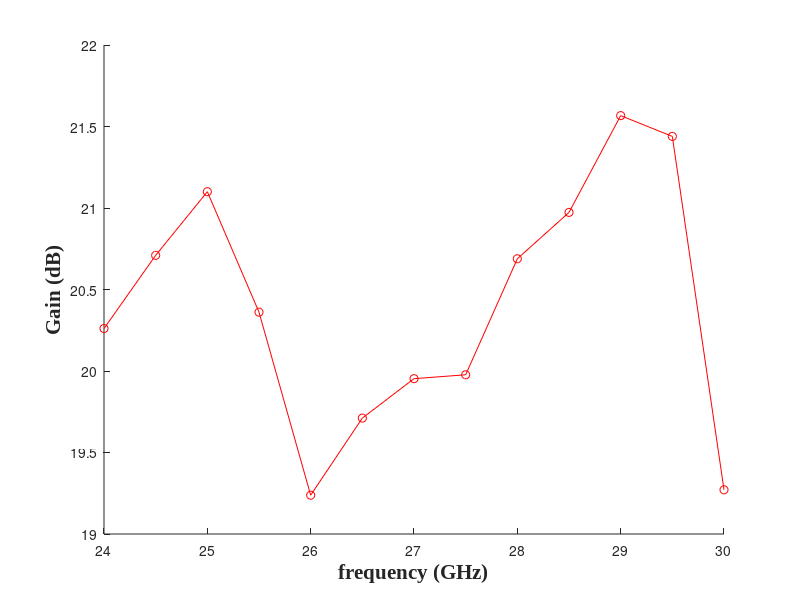
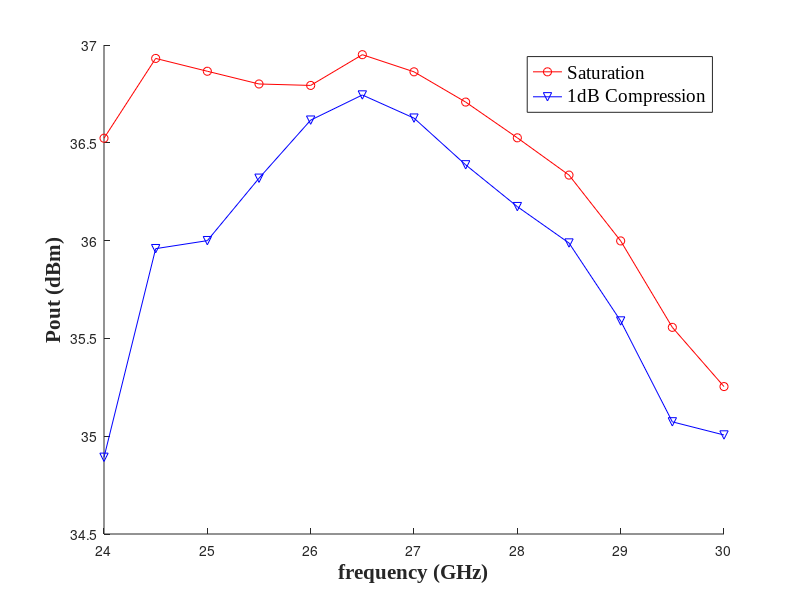
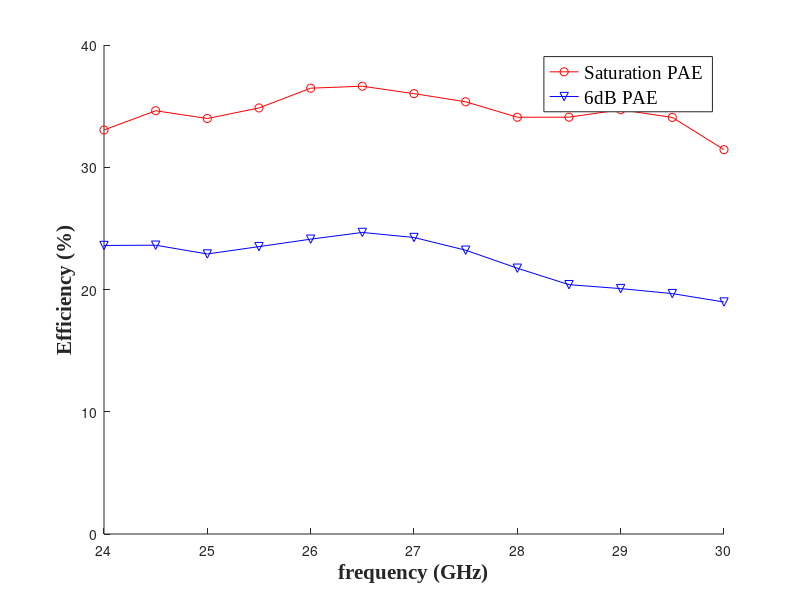
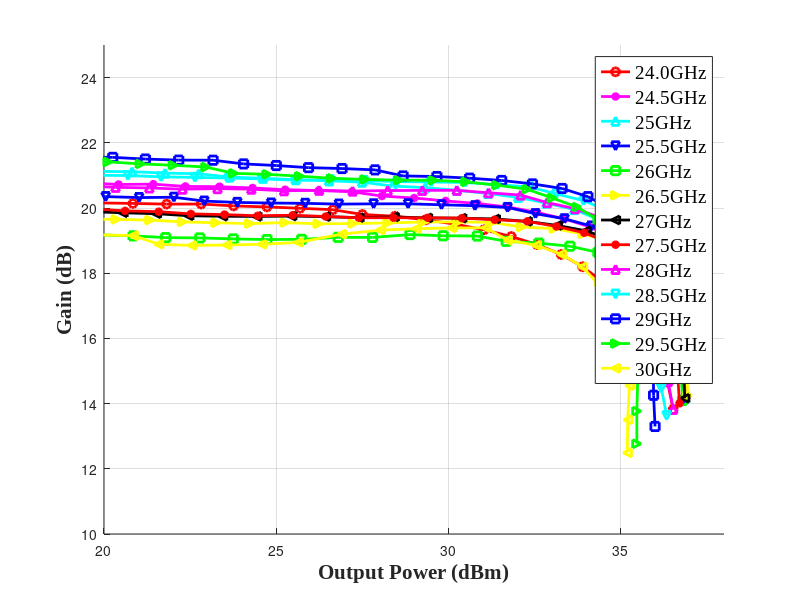

Here is the MATLAB script that generated these plots, in order:
clc
clear
close all
%
% load('PA_data_Pulse2022-10-26-15-38.mat')
% performance1=Performan_PA;
% Performan_PA=[];
% 
% load('PA_data_Pulse2022-10-26-16-08.mat')
% performance2=Performan_PA;
% Performan_PA=[];
% 
% load('PA_data_Pulse2022-10-26-16-19.mat')
% performance3=Performan_PA;
% save('NDPA.mat','performance1','performance2','performance3');
load('NDPA.mat');

f_start =24.0e9;
f_stop =30e9;
f_step =0.5e9;
% desired characterization power range (in dBm) at the output of the driver

p_min1 = -35;
p_max1 = -25;
p_step = 1;
%
p_min2 = -25;
p_max2 = -16;
%
p_min3 = -16;
p_max3 = -10;

Pout_real1=[]; Pout_real2=[]; Pout_real3=[];

n=2;
for freq=f_start:f_step:f_stop
    f_idx = 1+(freq-f_start)/f_step;
    for p_target=p_min1:p_step:p_max1
        p_idx = 1+(p_target-p_min1)/p_step;
        Pin_real1(p_idx,f_idx)=performance1(p_idx+n-1,1);
        Pout_real1(p_idx,f_idx)=performance1(p_idx+n-1,5);   
        Gain_real1(p_idx,f_idx)=performance1(p_idx+n-1,6);
        DE_real1(p_idx,f_idx)=performance1(p_idx+n-1,7);
        PAE_real1(p_idx,f_idx)=performance1(p_idx+n-1,8);  
  %       Att_out(f_idx)=Mea_Attenuator_MMWave_2(freq);
    end
    n=n+30;
end
n=2;
for freq=f_start:f_step:f_stop
    f_idx = 1+(freq-f_start)/f_step;
    for p_target=p_min2:p_step:p_max2
        p_idx = 1+(p_target-p_min2)/p_step;
        Pin_real2(p_idx,f_idx)=performance2(p_idx+n-1,1);
        Pout_real2(p_idx,f_idx)=performance2(p_idx+n-1,5);   
        Gain_real2(p_idx,f_idx)=performance2(p_idx+n-1,6);
        DE_real2(p_idx,f_idx)=performance2(p_idx+n-1,7);
        PAE_real2(p_idx,f_idx)=performance2(p_idx+n-1,8);  
  %       Att_out(f_idx)=Mea_Attenuator_MMWave_2(freq);
    end
    n=n+30;
end
n=2;
for freq=f_start:f_step:f_stop
    f_idx = 1+(freq-f_start)/f_step;
    for p_target=p_min3:p_step:p_max3
        p_idx = 1+(p_target-p_min3)/p_step;
        Pin_real3(p_idx,f_idx)=performance3(p_idx+n-1,1);
        Pout_real3(p_idx,f_idx)=performance3(p_idx+n-1,5);   
        Gain_real3(p_idx,f_idx)=performance3(p_idx+n-1,6);
        DE_real3(p_idx,f_idx)=performance3(p_idx+n-1,7);
        PAE_real3(p_idx,f_idx)=performance3(p_idx+n-1,8);  
  %       Att_out(f_idx)=Mea_Attenuator_MMWave_2(freq);
    end
    n=n+30;
end
[N1,N2]=size(Pin_real2);
Pin_real=[]
Pin_real=[Pin_real1;Pin_real2(2:N1-1,:);Pin_real3];
Pout_real=[Pout_real1;Pout_real2(2:N1-1,:);Pout_real3];
Gain_real=[Gain_real1;Gain_real2(2:N1-1,:);Gain_real3];
DE_real=[DE_real1;DE_real2(2:N1-1,:);DE_real3];
PAE_real=[PAE_real1;PAE_real2(2:N1-1,:);PAE_real3];

%% Interpolate the DE and PAE to find 6dB Back-off DE and PAE
PAE_max=max(PAE_real);
Pout_max=max(Pout_real);
Gain_max=max(Gain_real);
for i=1:N2
    PAE_6dB(i)=interp1(Pout_real(:,i),PAE_real(:,i),Pout_max(i)-6,'linear');
    DE_6dB(i)=interp1(Pout_real(:,i),DE_real(:,i),Pout_max(i)-6,'linear');
    Pout_1dB(i)=interp1(Gain_real(:,i),Pout_real(:,i),Gain_max(i)-3,'linear');
end
 


%
%% Correct the error in the output power
[N1,N2]=size(Pout_real);
Pout_W_real=10.^((Pout_real-30)/10);
PDC_real=Pout_W_real./DE_real*100;
for i=1:N1
    for k=1:N2
        if Pout_real(i,k)<10
            Pout_real(i,k)=(Pout_real(i-1,k)+Pout_real(i+1,k))/2;
        end
    end
end
Pout_W_real2=10.^((Pout_real-30)/10);
Pin_W_real2=10.^((Pin_real-30)/10);
Gain_real=Pout_real-Pin_real-0.7;
DE_real=Pout_W_real2./PDC_real*100;
PAE_real=(Pout_W_real2-Pin_W_real2)./PDC_real*100;


%% Plot Data
RFfreq=(f_start:f_step:f_stop)/1e9;
linestyle1=char('-ro', '-m*', '-c^', '-bv', '-gs', '-y>', '-k<','-r*', '-m^', '-cv','-bs','-g>', '-y<', '-ko');
%
figure(1)
hold on
plot(RFfreq,Gain_real(1,:),'-ro');
set(gcf,'color','w');
% h=legend('24.5GHz','25GHz','25.5GHz','26GHz','26.5GHz','27GHz','27.5GHz','28GHz','28.5GHz','29GHz');
% set(h,'fontsize',14,'fontname','Times New Roman')
% title('DE vs Normalized Pout for various x_n','fontsize',14,'fontname','Times New Roman');
xlabel('frequency (GHz)','fontsize',15,'fontname','Times New Roman','fontweight','b');
ylabel('Gain (dB)','fontsize',15,'fontname','Times New Roman','fontweight','b');   
hold off

figure(2)
hold on
plot(RFfreq,max(Pout_real),'-ro');
plot(RFfreq,Pout_1dB,'-bv')
set(gcf,'color','w');
h=legend('Saturation','1dB Compression');
set(h,'fontsize',14,'fontname','Times New Roman')
% title('DE vs Normalized Pout for various x_n','fontsize',14,'fontname','Times New Roman');
xlabel('frequency (GHz)','fontsize',15,'fontname','Times New Roman','fontweight','b');
ylabel('Pout (dBm)','fontsize',15,'fontname','Times New Roman','fontweight','b');   
hold off

figure()
hold on
% plot(RFfreq,max(DE_real),'-ro');
plot(RFfreq,max(PAE_real), '-ro');
% plot(RFfreq,DE_6dB,'-c^');
plot(RFfreq,PAE_6dB-1, '-bv');
set(gcf,'color','w');
axis([24,30,0,40]);
h=legend('Saturation PAE','6dB PAE');
set(h,'fontsize',14,'fontname','Times New Roman')
% title('DE vs Normalized Pout for various x_n','fontsize',14,'fontname','Times New Roman');
xlabel('frequency (GHz)','fontsize',15,'fontname','Times New Roman','fontweight','b');
ylabel('Efficiency (%)','fontsize',15,'fontname','Times New Roman','fontweight','b');   
hold off

figure()
hold on
for i=1:N2
    plot(Pout_real(:,i),Gain_real(:,i),linestyle1(i,:),'linewidth',2);
end
set(gcf,'color','w');
axis([20,38,10,25]);
h=legend('24.0GHz','24.5GHz','25GHz','25.5GHz','26GHz','26.5GHz','27GHz','27.5GHz','28GHz','28.5GHz','29GHz','29.5GHz','30GHz');
set(h,'fontsize',14,'fontname','Times New Roman')
% title('DE vs Normalized Pout for various x_n','fontsize',14,'fontname','Times New Roman');
xlabel('Output Power (dBm)','fontsize',15,'fontname','Times New Roman','fontweight','b');
ylabel('Gain (dB)','fontsize',15,'fontname','Times New Roman','fontweight','b');    
hold off    
grid on
%
%
figure()
hold on
for i=1:N2
    plot(Pout_real(:,i),DE_real(:,i),linestyle1(i,:),'linewidth',2);
end
set(gcf,'color','w');
 %axis([10,20,0,50]);
h=legend('23.5GHz','24.0GHz','24.5GHz','25GHz','25.5GHz','26GHz','26.5GHz','27GHz','27.5GHz','28GHz','28.5GHz','29GHz','29.5GHz','30GHz');
set(h,'fontsize',14,'fontname','Times New Roman')
% title('DE vs Normalized Pout for various x_n','fontsize',14,'fontname','Times New Roman');
xlabel('Output Power (dBm)','fontsize',15,'fontname','Times New Roman','fontweight','b');
ylabel('DE (%)','fontsize',15,'fontname','Times New Roman','fontweight','b');    
hold off    
grid on


figure()
hold on
for i=1:N2
    plot(Pout_real(:,i),PAE_real(:,i),linestyle1(i,:),'linewidth',2);
end
set(gcf,'color','w');
axis([20,38,0,40]);
h=legend('24.0GHz','24.5GHz','25GHz','25.5GHz','26GHz','26.5GHz','27GHz','27.5GHz','28GHz','28.5GHz','29GHz','29.5GHz','30GHz');
set(h,'fontsize',14,'fontname','Times New Roman')
% title('DE vs Normalized Pout for various x_n','fontsize',14,'fontname','Times New Roman');
xlabel('Output Power (dBm)','fontsize',15,'fontname','Times New Roman','fontweight','b');
ylabel('PAE (%)','fontsize',15,'fontname','Times New Roman','fontweight','b');    
hold off    
grid on

figure()
hold on
for i=1:N2
    plot(Pin_real(:,i),Pout_real(:,i),linestyle1(i,:),'linewidth',2);
end
set(gcf,'color','w');
% axis([-20,0,0,30]);
h=legend('23.5GHz','24.0GHz','24.5GHz','25GHz','25.5GHz','26GHz','26.5GHz','27GHz','27.5GHz','28GHz','28.5GHz','29GHz','29.5GHz','30GHz');
set(h,'fontsize',14,'fontname','Times New Roman')
% title('DE vs Normalized Pout for various x_n','fontsize',14,'fontname','Times New Roman');
xlabel('Input Power (dBm)','fontsize',15,'fontname','Times New Roman','fontweight','b');
ylabel('Output Power (dBm)','fontsize',15,'fontname','Times New Roman','fontweight','b');    
hold off    
grid on


figure()
hold on
for i=1:2:11
    plot(Pout_real(:,i),Gain_real(:,i),linestyle1((i+1)/2,:),'linewidth',2);
end
plot(Pout_real(:,7),Gain_real(:,7),linestyle1(7,:),'linewidth',2);
set(gcf,'color','w');
axis([20,38,10,25]);
h=legend('24GHz','25GHz','26GHz','27GHz','28GHz','29GHz','29.5GHz');
set(h,'fontsize',14,'fontname','Times New Roman')
% title('DE vs Normalized Pout for various x_n','fontsize',14,'fontname','Times New Roman');
xlabel('Output Power (dBm)','fontsize',15,'fontname','Times New Roman','fontweight','b');
ylabel('Gain (dB)','fontsize',15,'fontname','Times New Roman','fontweight','b');    
hold off    
grid on

figure()
hold on
for i=1:2:11
    plot(Pout_real(:,i),PAE_real(:,i),linestyle1((i+1)/2,:),'linewidth',2);
end
plot(Pout_real(:,7),PAE_real(:,7),linestyle1(7,:),'linewidth',2);
set(gcf,'color','w');
axis([20,38,0,40]);
h=legend('24GHz','25GHz','26GHz','27GHz','28GHz','29GHz','29.5GHz');
set(h,'fontsize',14,'fontname','Times New Roman')
% title('DE vs Normalized Pout for various x_n','fontsize',14,'fontname','Times New Roman');
xlabel('Output Power (dBm)','fontsize',15,'fontname','Times New Roman','fontweight','b');
ylabel('PAE (%)','fontsize',15,'fontname','Times New Roman','fontweight','b');    
hold off    
grid on